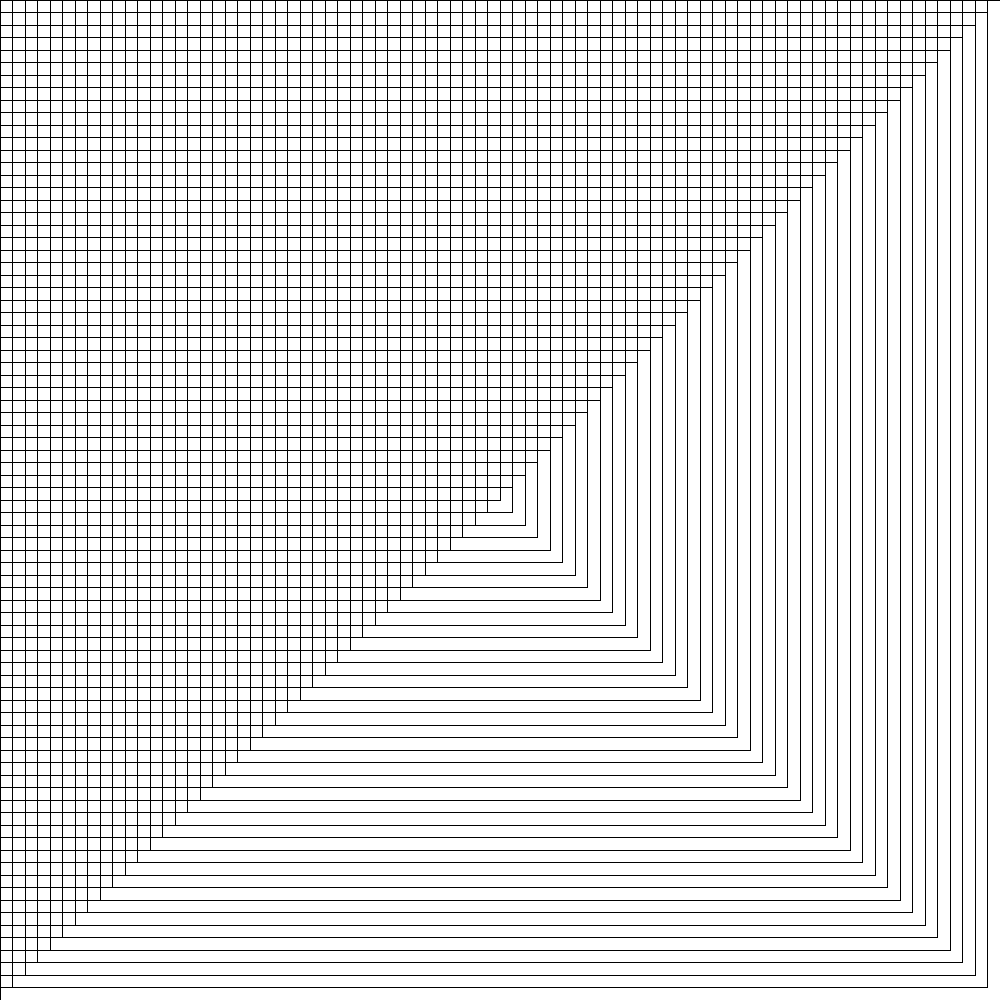
Frame 1 (no input)
Frame 60 (the mouse pressed at the canvas centre just before this capture): identical to frame 1, image omitted
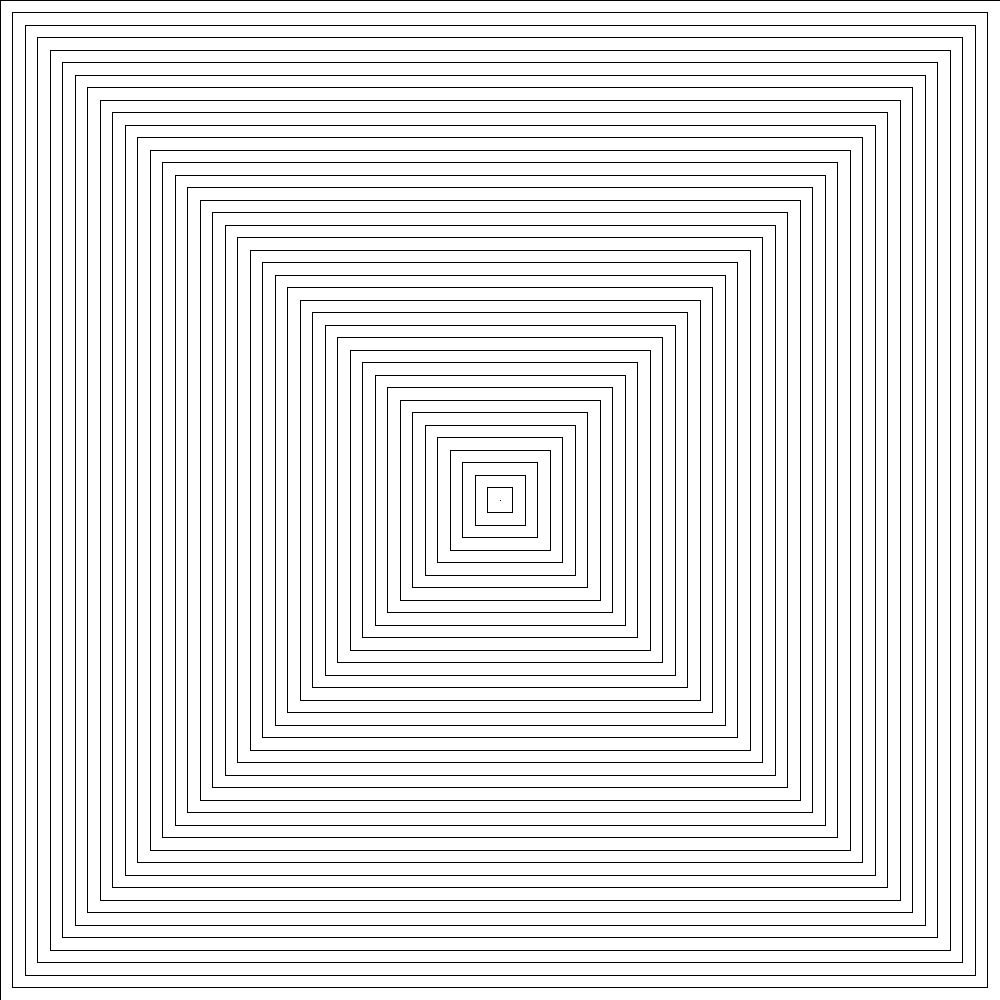
Frame 120 (the mouse held since frame 60 and released just before this capture)

The Processing sketch that drew these frames (run headless with seeded random() and noise(); from frame 60 on, the mouse is pressed at the canvas centre):

// Processing sketch: RefactoredGoa_VJ
// ── RefactoredGoa_VJ.pde
// this is trippy goa VJ software ver 0.1

boolean flip = false;

void setup() {
  size(1000, 1000);
}

void draw() {
  flip_floppy();

  prepare_canvas(mouseX, mouseY);
  draw_rectangles();
  finish_canvas();

  prepare_canvas(width / 2, height / 2);
  draw_rectangles();
  finish_canvas();
}

// ── DrawingMethods.pde
color mDarkBackground = color(0);
color mLightBackground = color(255);
int mStepSize = 25;

void flip_floppy() {
  if (flip) {
    background(mDarkBackground);
  } else {
    background(mLightBackground);
  }
}

void prepare_canvas(int x, int y) {
  pushMatrix();
  translate(x, y);
  rectMode(CENTER);
}

void finish_canvas() {
  popMatrix();
}

void draw_rectangles() {
  for (int i = 0; i < height * 2; i = i + mStepSize) {
    noFill();
    rect(0, 0, i, i);
  }
}

// ── UserInteraction.pde
void keyPressed() {
  //print(key);
  if (key == ' ') {
    println("flip!");
    flip = !flip;
  }
}

void mousePressed() {
  if (mouseButton == LEFT) {
    strokeWeight(random(10));
  } else if (mouseButton == RIGHT) {
    stroke(random(255), random(255), random(255));
  } else {
    println("more buttons!");
  }
}
